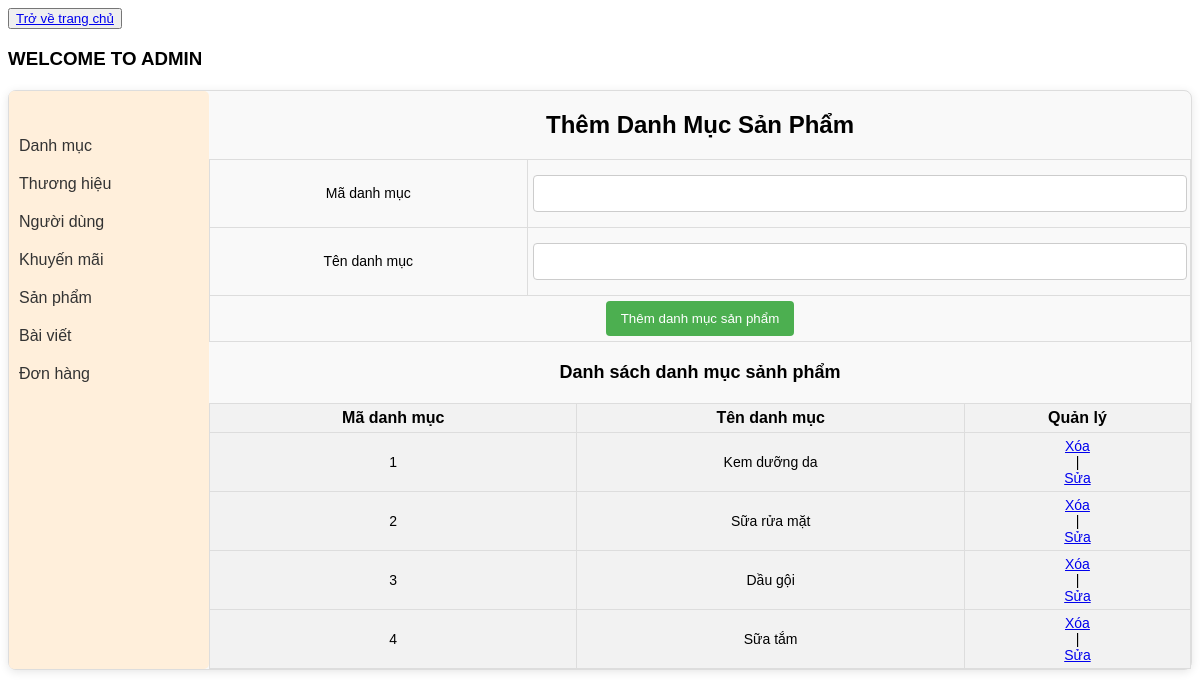
The app's page /admin/index_admin.php?action=manage-category&query=add (signed in) with its own data.
### tables this page shows
CREATE TABLE `categories` (
  `category_id` int(11) NOT NULL,
  `name` varchar(100) NOT NULL
);

### admin/modules/manage-category/list.php (the view, shortened to what this page needs)
<?php
    $query = "SELECT * FROM categories";
    $row_list_danhmuc = mysqli_query($conn, $query);
?>
<p>Danh sách danh mục sảnh phẩm</p>
<table border="1" style="border-collapse: collapse; width: 100%;background-color: #f2f2f2;">
    <tr>
        <th>Mã danh mục</th>
        <th>Tên danh mục</th>
        <th>Quản lý</th>
    </tr>
    <?php
        while($row = mysqli_fetch_array($row_list_danhmuc)){
            echo '<tr>';
            echo '<td>'.$row['category_id'].'</td>';
            echo '<td>'.$row['name'].'</td>';
            echo '<td><a href="modules/manage-category/handle.php?category_id='.$row['category_id'].'" onclick="return confirm(\'Bạn có chắc chắn muốn xóa?\');">Xóa</a> | <a href="?action=manage-category&query=update&category_id='.$row['category_id'].'">Sửa</a></td>';
            echo '</tr>';
        }
    ?>
</table>

### admin/public/css/index_admin.css (style rules this page uses)
* { font-family: Arial, sans-serif; }
table { width: 100%; border-collapse: collapse; }
th, td { padding: 5px; text-align: center; border: 1px solid #ddd; }
td { font-size: 14px; }
th { background-color: #4CAF50; color: black; }
th { background-color: #f2f2f2; }
td a { display: flex; justify-content: center; align-items: center; }
p { font-size: 18px; font-weight: bold; margin: 20px 0; text-align: center; }

### records on screen
categories: category_id "1", name "Kem dưỡng da"
categories: category_id "2", name "Sữa rửa mặt"
categories: category_id "3", name "Dầu gội"
categories: category_id "4", name "Sữa tắm"
